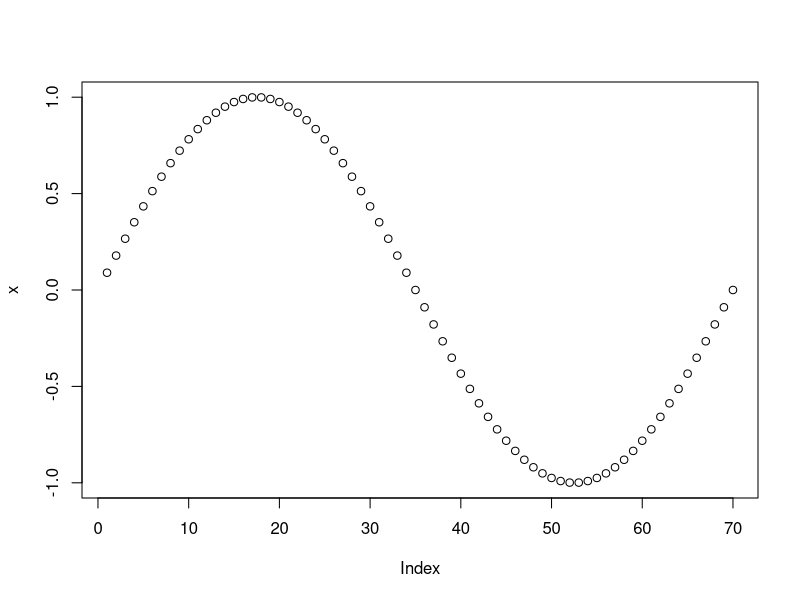
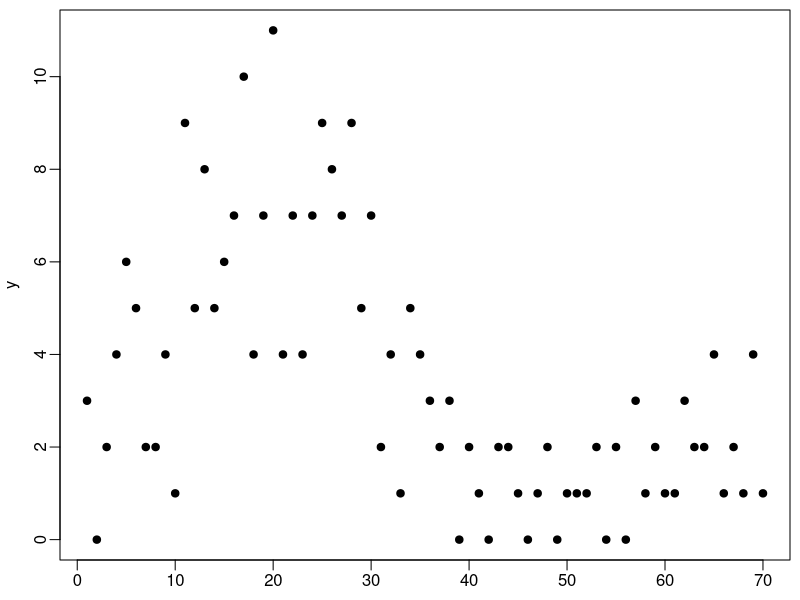
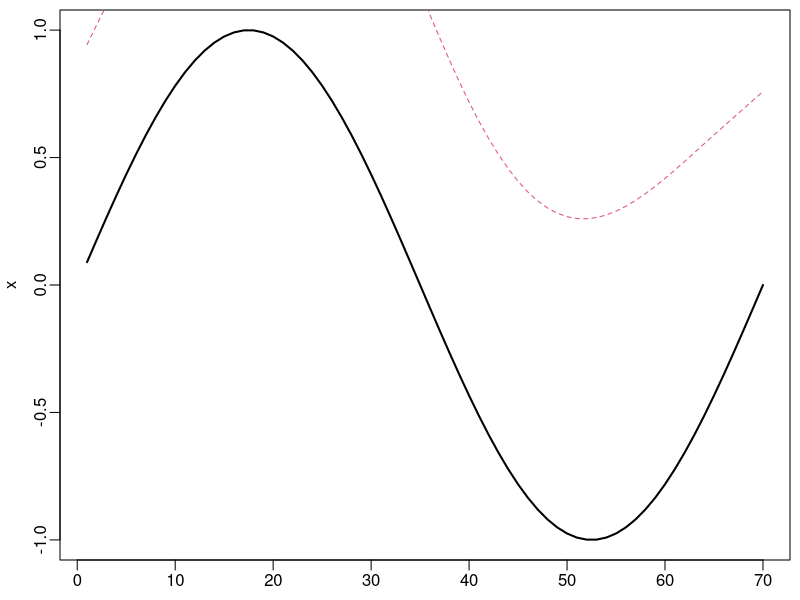

These figures' R source, in order:
GaussApprox <- function(f,
                        n,
                        Q,
                        k = 5,
                        h = 0.005,
                        x = NULL) {
    dsmall <- .Machine$double.eps^0.5
    m <- ncol(Q)
    if (is.null(x))
        x <- double(m)
    for (j in 1:k) {
        fx <- f(x[1:n])
        fa  <- f(x[1:n] - h)
        fb  <- f(x[1:n] + h)
        cc <- (2*fx -fa -fb)/(h^2)
        cc[cc<dsmall] <- dsmall
        bb <- (fb - fa)/(2*h) + x[1:n]*cc
        Qn <- Q + Diagonal(m, c(cc, rep(0, m-n)))
        L <- chol(Qn) ### "aparentlty" L is not use, but IS
        x <- drop(solve(Qn, c(bb, rep(0, m-n))))
    }
    return(list(x=x, bb=bb, cc=cc, Q=Qn))
}

n <- 70
x <- sin(2*pi*1:n/n)

plot(x)

 y <- rpois(n, exp(1+x))
 par(mfrow=c(1,1), mar=c(2,3,0.5,0.5), mgp=c(2,0.5,0))
 plot(y, pch=19)
 ## define the likeihood function
  llp <- function(e)
   dpois(y, exp(e), log=TRUE)
## define the precision matrix structure

library(Matrix)
Q2 <- crossprod(diff(Diagonal(n), differences=2))

Q2[1:10, 1:10]

Qb <- Q2[1:10, 1:10]  + Diagonal(10)
Qb

str(Qb)

L <- chol(Qb)

str(Qb)

ga <- GaussApprox(llp, n, Q2*5000)

names(ga)

ga$V <- solve(ga$Q)
ga$sd <- sqrt(diag(ga$V))

tail(ga$x,2)

plot(x, type = 'l', lwd = 2)
lines(ga$x, col = 2, lty = 2)
